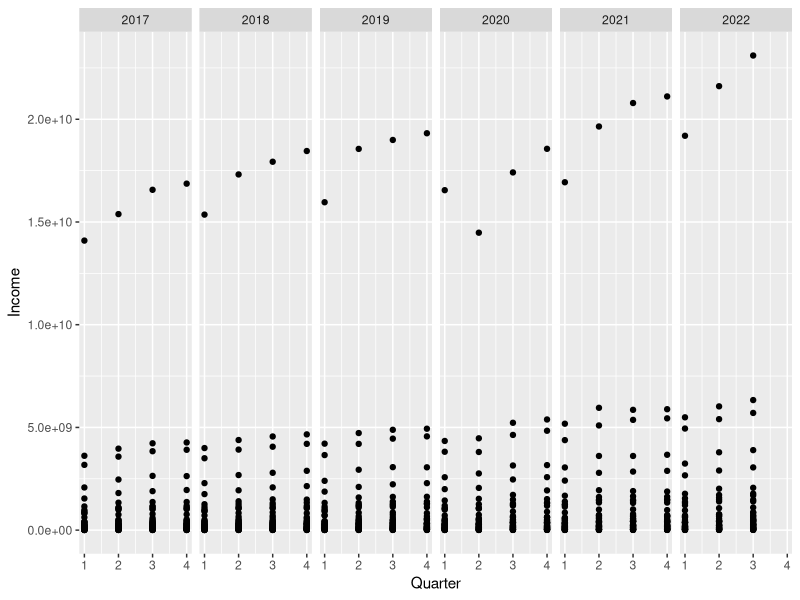
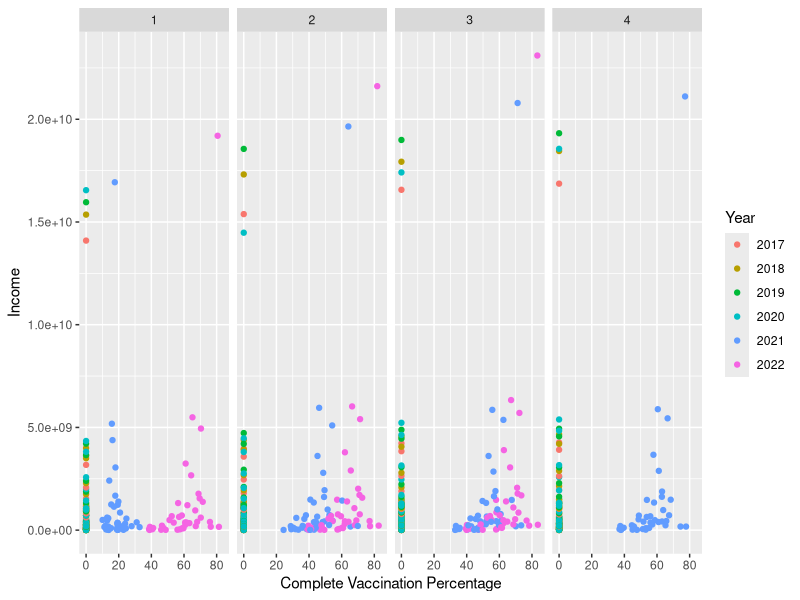

The R script that drew these images, in order:
library(dplyr)
library(stringr)
library(ggplot2)

df <- read.csv("unifiedCounties.csv")

p <- ggplot(df)+geom_point(aes(x = quarter_num, y=Sales))+
  facet_grid(.~year_num, scales = "fixed")+labs(x = "Quarter", y = "Income")
  


f <- ggplot(df, aes(color = factor(year_num))) + geom_point(aes(x = Series_Complete_Pop_Pct, y = Sales))+
  facet_grid(.~quarter_num, scales = "fixed")+labs(x = "Complete Vaccination Percentage", y = "Income")+
  scale_color_discrete(name = "Year")

  
print(p)

print(f)